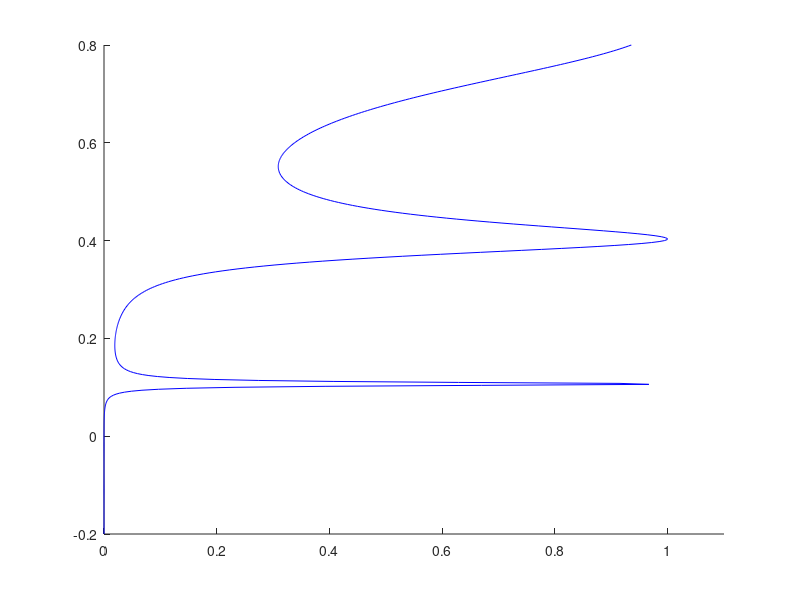

The MATLAB source for this figure: (Note: this script raises an error after producing the figure.)
clear all
%Constants (all MKS, except energy which is in eV)
hbar=1.06e-34;q=1.6e-19;m=.25*9.1e-31;IE=(q*q)/(2*pi*hbar);
Ef=0.1;kT=.025;
%inputs
a=3e-10;t0=(hbar^2)/(2*m*(a^2)*q);
%NS=15;NC=30;ND=15;Np=NS+NC+ND;
%Hamiltonian matrix
%NS=15;NC=20;ND=15;Np=NS+NC+ND;UB=0*ones(Np,1);%no barrier
%NS=23;NC=4;ND=23;Np=NS+NC+ND;
%UB=[zeros(NS,1);0.4*ones(NC,1);zeros(ND,1);];%tunneling barrier
NS=15;NC=16;ND=15;Np=NS+NC+ND;
UB=[zeros(NS,1);.4*ones(4,1);zeros(NC-8,1);.4*ones(4,1);zeros(ND,1)];%RT barrier
T=(2*t0*diag(ones(1,Np)))-(t0*diag(ones(1,Np-1),1))-(t0*diag(ones(1,Np-1),-1));
T=T+diag(UB);
%Bias
V=0;mu1=Ef+(V/2);mu2=Ef-(V/2);
U1=V*[.5*ones(1,NS) linspace(0.5,-0.5,NC) -.5*ones(1,ND)];
U1=U1';%Applied potential profile
%Energy grid for Green’s function method
NE=501;E=linspace(-.2,.8,NE);zplus=i*1e-12;dE=E(2)-E(1);
f1=1./(1+exp((E-mu1)./kT));
f2=1./(1+exp((E-mu2)./kT));
%Transmission
I=0;%Current
for k=1:NE
  sig1=zeros(Np);sig2=zeros(Np);sig3=zeros(Np);
  ck=1-((E(k)+zplus-U1(1)-UB(1))/(2*t0));ka=acos(ck);
sig1(1,1)=-t0*exp(i*ka);gam1=i*(sig1-sig1');
ck=1-((E(k)+zplus-U1(Np)-UB(Np))/(2*t0));ka=acos(ck);
sig2(Np,Np)=-t0*exp(i*ka);gam2=i*(sig2-sig2');
G=inv(((E(k)+zplus)*eye(Np))-T-diag(U1)-sig1-sig2-sig3);
TM(k)=real(trace(gam1*G*gam2*G'));
I=I+(dE*IE*TM(k)*(f1(k)-f2(k)));
end
%V;I;
XX=a*1e9*[1:1:Np];
XS=XX([1:NS-4]);XD=XX([NS+NC+5:Np]);
hold on
h=plot(TM,E,'b');
%h=plot(VV,II,'b');
%h=plot(XX,U1+UB,'b');
%h=plot(XS,mu1*ones(1,NS-4),'b--');
%h=plot(XD,mu2*ones(1,ND-4),'b--');
axis([0 1.1 -.2 .8])
%axis([0 15 -0.2 0.8]);
set(h,linewidth,[2]);
set(gca,Fontsize,[14]);
xlabel('Transmission')
%xlabel( z (nm))
ylabel('Energy (eV)');
grid on
